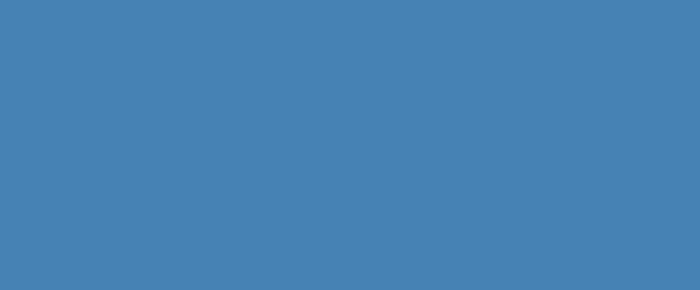
Frame 1 (no input)
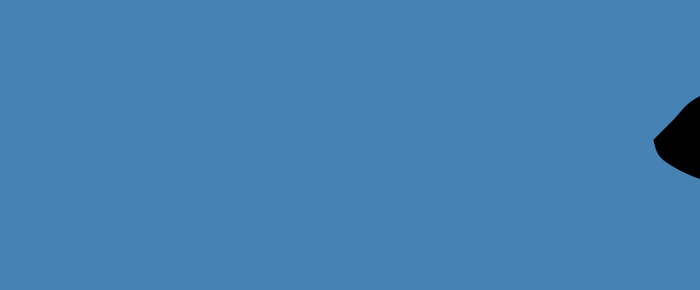
Frame 60 (the mouse pressed at the canvas centre just before this capture)
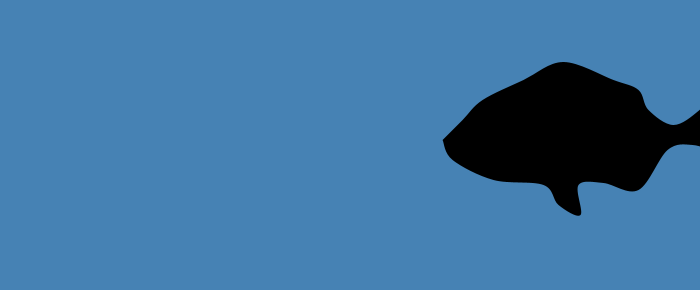
Frame 120 (the mouse held since frame 60 and released just before this capture)

The Processing sketch that drew these frames (run headless with seeded random() and noise(); from frame 60 on, the mouse is pressed at the canvas centre):

// Processing sketch: processing_38310
// ── processing_38310.pde

float[] x = {
  860, 860, 880, 900, 940, 980, 1030, 1055, 1065, 1090, 1117, 1140, 1148, 1140, 1154, 1158, 1135, 1110, 1085, 1055, 1020, 995, 997, 975, 960, 910, 870, 860, 860
};
float[] y = {
  140, 140, 120, 100, 80, 62, 80, 90, 110, 125, 110, 85, 110, 130, 147, 160, 153, 145, 150, 190, 183, 185, 215, 205, 185, 180, 160, 140, 140
};
float wiggle = 0;

void setup() {
  size(700, 290);
}

void draw() {
  background(70, 130, 180);
  
  smooth();
  fill(0);
  noStroke();
  
  beginShape();
  for (int i = 0; i < x.length; i++) {
    curveVertex(x[i], y[i]);
  }
  endShape();
  
  wiggle = sin(frameCount*0.1)*.5;
  
  if (x[15] > 0) { 
    for (int i = 0; i < x.length; i++) {
      x[i] = x[i] - 3.5;
    }
    
    for (int i = 10; i <= 18; i++) {
      x[i] = x[i] - wiggle;
    }
    
    for (int i = 0; i <= 3; i++) {
      x[i] = x[i] - wiggle;
    }
    
    for (int i = 26; i < x.length; i++) {
      x[i] = x[i] - wiggle;
    }
  }
  
  else {
    x[0] = 860;
    x[1]= 860;
    x[2] = 880;
    x[3] = 900;
    x[4] = 940;
    x[5] = 980;
    x[6] = 1030;
    x[7] = 1055;
    x[8] = 1065;
    x[9] = 1090;
    x[10] = 1117;
    x[11] = 1140;
    x[12] = 1148;
    x[13] = 1140;
    x[14] = 1154;
    x[15] = 1158;
    x[16] = 1135;
    x[17] = 1110;
    x[18] = 1085;
    x[19] = 1055;
    x[20] = 1020;
    x[21] = 995;
    x[22] = 997;
    x[23] = 975;
    x[24] = 960;
    x[25] = 910;
    x[26] = 870;
    x[27] = 860;
    x[28] = 860;
    
    for (int i = 0; i < x.length; i++) {
      x[i] = x[i] - 3.5;
    }
    
    for (int i = 10; i <= 18; i++) {
      x[i] = x[i] - wiggle;
    }
    
    for (int i = 0; i <= 3; i++) {
      x[i] = x[i] - wiggle;
    }
    
    for (int i = 26; i < x.length; i++) {
      x[i] = x[i] - wiggle;
    }
    
  }
  
}                               
